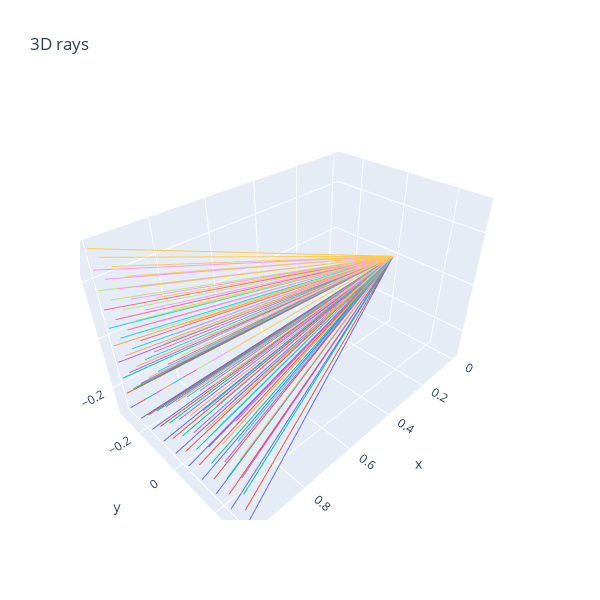

Write notebook code for a chart like this one.
### Code cell
@jaxtyped(typechecker=typeguard.typechecked)
def make_rays_2d(num_pixels_y: int, num_pixels_z: int, y_limit: float, z_limit: float) -> Float[t.Tensor, "nrays 2 3"]:
    '''
    num_pixels_y: The number of pixels in the y dimension
    num_pixels_z: The number of pixels in the z dimension

    y_limit: At x=1, the rays should extend from -y_limit to +y_limit, inclusive of both.
    z_limit: At x=1, the rays should extend from -z_limit to +z_limit, inclusive of both.

    Returns: shape (num_rays=num_pixels_y * num_pixels_z, num_points=2, num_dims=3).
    '''
    nrays = num_pixels_y * num_pixels_z
    y_space = t.linspace(-y_limit, y_limit, num_pixels_y)
    z_space = t.linspace(-z_limit, z_limit, num_pixels_z)
    rays = t.zeros(nrays, 2, 3)
    rays[:, 1, 0] = 1
    rays[:, 1, 1] = einops.repeat(y_space, 'y -> (y z)', z=num_pixels_z)
    rays[:, 1, 2] = einops.repeat(z_space, 'z -> (y z)', y=num_pixels_y)
    return rays 


rays_2d = make_rays_2d(10, 10, 0.3, 0.3)
render_lines_with_plotly(rays_2d)

### Figure 1 — Plotly figure (JSON) as saved in the notebook; plotly's stock layout.template omitted (floating-point values rounded to 4 significant figures)
{"data": [{"mode": "lines", "type": "scatter3d", "x": [0, 1], "y": [0, -0.3], "z": [0, -0.3]}, {"mode": "lines", "type": "scatter3d", "x": [0, 1], "y": [0, -0.3], "z": [0, -0.2333]}, {"mode": "lines", "type": "scatter3d", "x": [0, 1], "y": [0, -0.3], "z": [0, -0.1667]}, {"mode": "lines", "type": "scatter3d", "x": [0, 1], "y": [0, -0.3], "z": [0, -0.1]}, {"mode": "lines", "type": "scatter3d", "x": [0, 1], "y": [0, -0.3], "z": [0, -0.03333]}, {"mode": "lines", "type": "scatter3d", "x": [0, 1], "y": [0, -0.3], "z": [0, 0.03333]}, {"mode": "lines", "type": "scatter3d", "x": [0, 1], "y": [0, -0.3], "z": [0, 0.1]}, {"mode": "lines", "type": "scatter3d", "x": [0, 1], "y": [0, -0.3], "z": [0, 0.1667]}, {"mode": "lines", "type": "scatter3d", "x": [0, 1], "y": [0, -0.3], "z": [0, 0.2333]}, {"mode": "lines", "type": "scatter3d", "x": [0, 1], "y": [0, -0.3], "z": [0, 0.3]}, {"mode": "lines", "type": "scatter3d", "x": [0, 1], "y": [0, -0.2333], "z": [0, -0.3]}, {"mode": "lines", "type": "scatter3d", "x": [0, 1], "y": [0, -0.2333], "z": [0, -0.2333]}, {"mode": "lines", "type": "scatter3d", "x": [0, 1], "y": [0, -0.2333], "z": [0, -0.1667]}, {"mode": "lines", "type": "scatter3d", "x": [0, 1], "y": [0, -0.2333], "z": [0, -0.1]}, {"mode": "lines", "type": "scatter3d", "x": [0, 1], "y": [0, -0.2333], "z": [0, -0.03333]}, {"mode": "lines", "type": "scatter3d", "x": [0, 1], "y": [0, -0.2333], "z": [0, 0.03333]}, {"mode": "lines", "type": "scatter3d", "x": [0, 1], "y": [0, -0.2333], "z": [0, 0.1]}, {"mode": "lines", "type": "scatter3d", "x": [0, 1], "y": [0, -0.2333], "z": [0, 0.1667]}, {"mode": "lines", "type": "scatter3d", "x": [0, 1], "y": [0, -0.2333], "z": [0, 0.2333]}, {"mode": "lines", "type": "scatter3d", "x": [0, 1], "y": [0, -0.2333], "z": [0, 0.3]}, {"mode": "lines", "type": "scatter3d", "x": [0, 1], "y": [0, -0.1667], "z": [0, -0.3]}, {"mode": "lines", "type": "scatter3d", "x": [0, 1], "y": [0, -0.1667], "z": [0, -0.2333]}, {"mode": "lines", "type": "scatter3d", "x": [0, 1], "y": [0, -0.1667], "z": [0, -0.1667]}, {"mode": "lines", "type": "scatter3d", "x": [0, 1], "y": [0, -0.1667], "z": [0, -0.1]}, {"mode": "lines", "type": "scatter3d", "x": [0, 1], "y": [0, -0.1667], "z": [0, -0.03333]}, {"mode": "lines", "type": "scatter3d", "x": [0, 1], "y": [0, -0.1667], "z": [0, 0.03333]}, {"mode": "lines", "type": "scatter3d", "x": [0, 1], "y": [0, -0.1667], "z": [0, 0.1]}, {"mode": "lines", "type": "scatter3d", "x": [0, 1], "y": [0, -0.1667], "z": [0, 0.1667]}, {"mode": "lines", "type": "scatter3d", "x": [0, 1], "y": [0, -0.1667], "z": [0, 0.2333]}, {"mode": "lines", "type": "scatter3d", "x": [0, 1], "y": [0, -0.1667], "z": [0, 0.3]}, {"mode": "lines", "type": "scatter3d", "x": [0, 1], "y": [0, -0.1], "z": [0, -0.3]}, {"mode": "lines", "type": "scatter3d", "x": [0, 1], "y": [0, -0.1], "z": [0, -0.2333]}, {"mode": "lines", "type": "scatter3d", "x": [0, 1], "y": [0, -0.1], "z": [0, -0.1667]}, {"mode": "lines", "type": "scatter3d", "x": [0, 1], "y": [0, -0.1], "z": [0, -0.1]}, {"mode": "lines", "type": "scatter3d", "x": [0, 1], "y": [0, -0.1], "z": [0, -0.03333]}, {"mode": "lines", "type": "scatter3d", "x": [0, 1], "y": [0, -0.1], "z": [0, 0.03333]}, {"mode": "lines", "type": "scatter3d", "x": [0, 1], "y": [0, -0.1], "z": [0, 0.1]}, {"mode": "lines", "type": "scatter3d", "x": [0, 1], "y": [0, -0.1], "z": [0, 0.1667]}, {"mode": "lines", "type": "scatter3d", "x": [0, 1], "y": [0, -0.1], "z": [0, 0.2333]}, {"mode": "lines", "type": "scatter3d", "x": [0, 1], "y": [0, -0.1], "z": [0, 0.3]}, {"mode": "lines", "type": "scatter3d", "x": [0, 1], "y": [0, -0.03333], "z": [0, -0.3]}, {"mode": "lines", "type": "scatter3d", "x": [0, 1], "y": [0, -0.03333], "z": [0, -0.2333]}, {"mode": "lines", "type": "scatter3d", "x": [0, 1], "y": [0, -0.03333], "z": [0, -0.1667]}, {"mode": "lines", "type": "scatter3d", "x": [0, 1], "y": [0, -0.03333], "z": [0, -0.1]}, {"mode": "lines", "type": "scatter3d", "x": [0, 1], "y": [0, -0.03333], "z": [0, -0.03333]}, {"mode": "lines", "type": "scatter3d", "x": [0, 1], "y": [0, -0.03333], "z": [0, 0.03333]}, {"mode": "lines", "type": "scatter3d", "x": [0, 1], "y": [0, -0.03333], "z": [0, 0.1]}, {"mode": "lines", "type": "scatter3d", "x": [0, 1], "y": [0, -0.03333], "z": [0, 0.1667]}, {"mode": "lines", "type": "scatter3d", "x": [0, 1], "y": [0, -0.03333], "z": [0, 0.2333]}, {"mode": "lines", "type": "scatter3d", "x": [0, 1], "y": [0, -0.03333], "z": [0, 0.3]}, {"mode": "lines", "type": "scatter3d", "x": [0, 1], "y": [0, 0.03333], "z": [0, -0.3]}, {"mode": "lines", "type": "scatter3d", "x": [0, 1], "y": [0, 0.03333], "z": [0, -0.2333]}, {"mode": "lines", "type": "scatter3d", "x": [0, 1], "y": [0, 0.03333], "z": [0, -0.1667]}, {"mode": "lines", "type": "scatter3d", "x": [0, 1], "y": [0, 0.03333], "z": [0, -0.1]}, {"mode": "lines", "type": "scatter3d", "x": [0, 1], "y": [0, 0.03333], "z": [0, -0.03333]}, {"mode": "lines", "type": "scatter3d", "x": [0, 1], "y": [0, 0.03333], "z": [0, 0.03333]}, {"mode": "lines", "type": "scatter3d", "x": [0, 1], "y": [0, 0.03333], "z": [0, 0.1]}, {"mode": "lines", "type": "scatter3d", "x": [0, 1], "y": [0, 0.03333], "z": [0, 0.1667]}, {"mode": "lines", "type": "scatter3d", "x": [0, 1], "y": [0, 0.03333], "z": [0, 0.2333]}, {"mode": "lines", "type": "scatter3d", "x": [0, 1], "y": [0, 0.03333], "z": [0, 0.3]}, {"mode": "lines", "type": "scatter3d", "x": [0, 1], "y": [0, 0.1], "z": [0, -0.3]}, {"mode": "lines", "type": "scatter3d", "x": [0, 1], "y": [0, 0.1], "z": [0, -0.2333]}, {"mode": "lines", "type": "scatter3d", "x": [0, 1], "y": [0, 0.1], "z": [0, -0.1667]}, {"mode": "lines", "type": "scatter3d", "x": [0, 1], "y": [0, 0.1], "z": [0, -0.1]}, {"mode": "lines", "type": "scatter3d", "x": [0, 1], "y": [0, 0.1], "z": [0, -0.03333]}, {"mode": "lines", "type": "scatter3d", "x": [0, 1], "y": [0, 0.1], "z": [0, 0.03333]}, {"mode": "lines", "type": "scatter3d", "x": [0, 1], "y": [0, 0.1], "z": [0, 0.1]}, {"mode": "lines", "type": "scatter3d", "x": [0, 1], "y": [0, 0.1], "z": [0, 0.1667]}, {"mode": "lines", "type": "scatter3d", "x": [0, 1], "y": [0, 0.1], "z": [0, 0.2333]}, {"mode": "lines", "type": "scatter3d", "x": [0, 1], "y": [0, 0.1], "z": [0, 0.3]}, {"mode": "lines", "type": "scatter3d", "x": [0, 1], "y": [0, 0.1667], "z": [0, -0.3]}, {"mode": "lines", "type": "scatter3d", "x": [0, 1], "y": [0, 0.1667], "z": [0, -0.2333]}, {"mode": "lines", "type": "scatter3d", "x": [0, 1], "y": [0, 0.1667], "z": [0, -0.1667]}, {"mode": "lines", "type": "scatter3d", "x": [0, 1], "y": [0, 0.1667], "z": [0, -0.1]}, {"mode": "lines", "type": "scatter3d", "x": [0, 1], "y": [0, 0.1667], "z": [0, -0.03333]}, {"mode": "lines", "type": "scatter3d", "x": [0, 1], "y": [0, 0.1667], "z": [0, 0.03333]}, {"mode": "lines", "type": "scatter3d", "x": [0, 1], "y": [0, 0.1667], "z": [0, 0.1]}, {"mode": "lines", "type": "scatter3d", "x": [0, 1], "y": [0, 0.1667], "z": [0, 0.1667]}, {"mode": "lines", "type": "scatter3d", "x": [0, 1], "y": [0, 0.1667], "z": [0, 0.2333]}, {"mode": "lines", "type": "scatter3d", "x": [0, 1], "y": [0, 0.1667], "z": [0, 0.3]}, {"mode": "lines", "type": "scatter3d", "x": [0, 1], "y": [0, 0.2333], "z": [0, -0.3]}, {"mode": "lines", "type": "scatter3d", "x": [0, 1], "y": [0, 0.2333], "z": [0, -0.2333]}, {"mode": "lines", "type": "scatter3d", "x": [0, 1], "y": [0, 0.2333], "z": [0, -0.1667]}, {"mode": "lines", "type": "scatter3d", "x": [0, 1], "y": [0, 0.2333], "z": [0, -0.1]}, {"mode": "lines", "type": "scatter3d", "x": [0, 1], "y": [0, 0.2333], "z": [0, -0.03333]}, {"mode": "lines", "type": "scatter3d", "x": [0, 1], "y": [0, 0.2333], "z": [0, 0.03333]}, {"mode": "lines", "type": "scatter3d", "x": [0, 1], "y": [0, 0.2333], "z": [0, 0.1]}, {"mode": "lines", "type": "scatter3d", "x": [0, 1], "y": [0, 0.2333], "z": [0, 0.1667]}, {"mode": "lines", "type": "scatter3d", "x": [0, 1], "y": [0, 0.2333], "z": [0, 0.2333]}, {"mode": "lines", "type": "scatter3d", "x": [0, 1], "y": [0, 0.2333], "z": [0, 0.3]}, {"mode": "lines", "type": "scatter3d", "x": [0, 1], "y": [0, 0.3], "z": [0, -0.3]}, {"mode": "lines", "type": "scatter3d", "x": [0, 1], "y": [0, 0.3], "z": [0, -0.2333]}, {"mode": "lines", "type": "scatter3d", "x": [0, 1], "y": [0, 0.3], "z": [0, -0.1667]}, {"mode": "lines", "type": "scatter3d", "x": [0, 1], "y": [0, 0.3], "z": [0, -0.1]}, {"mode": "lines", "type": "scatter3d", "x": [0, 1], "y": [0, 0.3], "z": [0, -0.03333]}, {"mode": "lines", "type": "scatter3d", "x": [0, 1], "y": [0, 0.3], "z": [0, 0.03333]}, {"mode": "lines", "type": "scatter3d", "x": [0, 1], "y": [0, 0.3], "z": [0, 0.1]}, {"mode": "lines", "type": "scatter3d", "x": [0, 1], "y": [0, 0.3], "z": [0, 0.1667]}, {"mode": "lines", "type": "scatter3d", "x": [0, 1], "y": [0, 0.3], "z": [0, 0.2333]}, {"mode": "lines", "type": "scatter3d", "x": [0, 1], "y": [0, 0.3], "z": [0, 0.3]}], "layout": {"height": 600, "showlegend": false, "title": {"text": "3D rays"}, "width": 600}}
